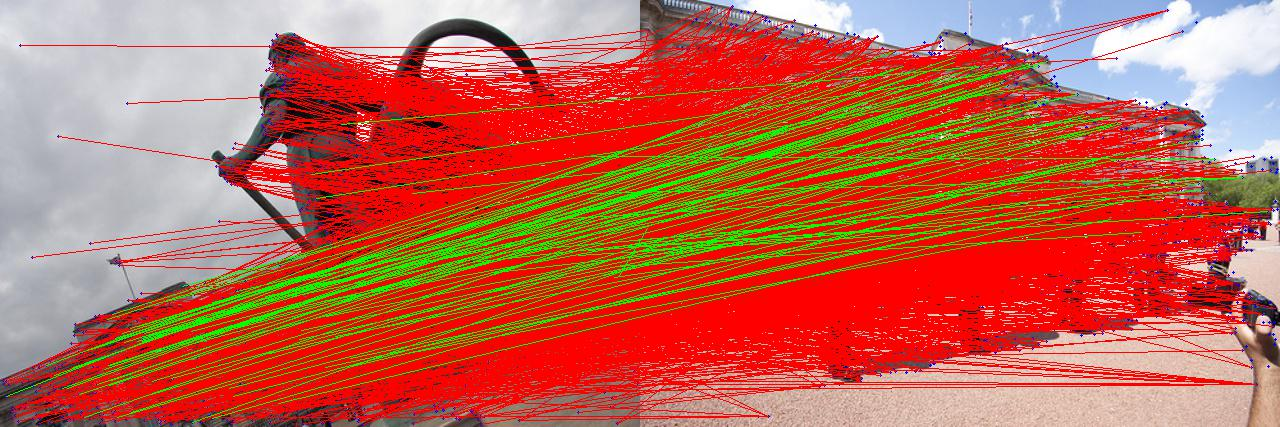
#> input picture images/input-1.jpg, 1280 x 427 px
$ python -i base_utils.py   (imports and definitions only)   (older library calls are emulated)
#> lines starting #> are read from the running program, lines starting #| are printed output that depends on the picture
#> further down, picture is the input picture: shape (427, 1280, 3); mean B, G, R 83.6, 103.5, 190.2
import os

import cv2
import h5py

import numpy as np
import pickle

import yaml
from skimage.io import imread

#######################io#########################################
def read_pickle(pkl_path):
    with open(pkl_path, 'rb') as f:
        return pickle.load(f)

# [65 lines left out: functions save_pickle, mask_zbuffer_to_pts, mask_depth_to_pts, read_render_zbuffer, zbuffer_to_depth, project_points and 2 more, not called in this run]

def tensor_to_image(tensor):
    return (tensor * 128 + 127).astype(np.uint8).transpose(1,2,0)

def equal_hist(img):
    if len(img.shape)==3:
        img0=cv2.equalizeHist(img[:,:,0])
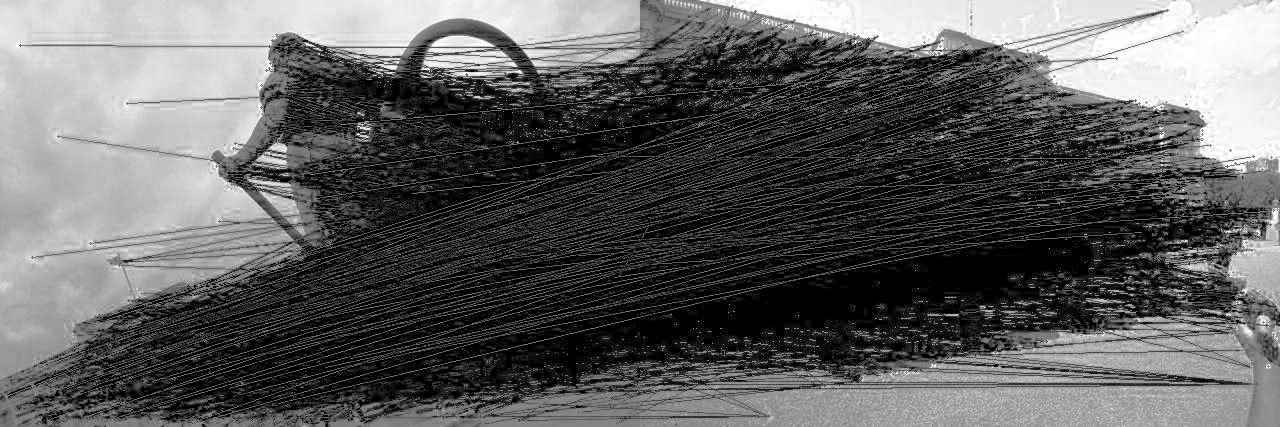
#> img0: shape (427, 1280); min 0, max 255, mean 96.2
        img1=cv2.equalizeHist(img[:,:,1])
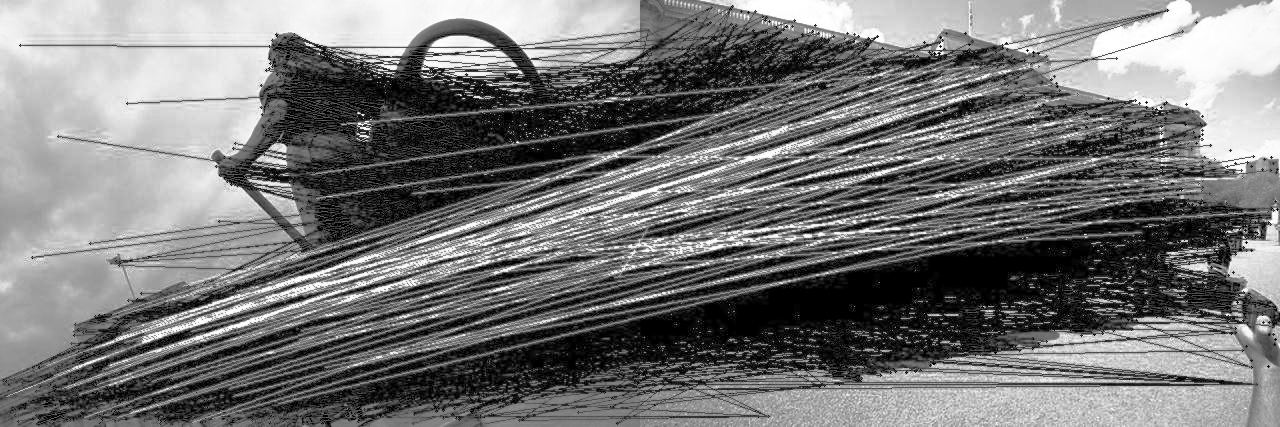
#> img1: shape (427, 1280); min 0, max 255, mean 118.4
        img2=cv2.equalizeHist(img[:,:,2])
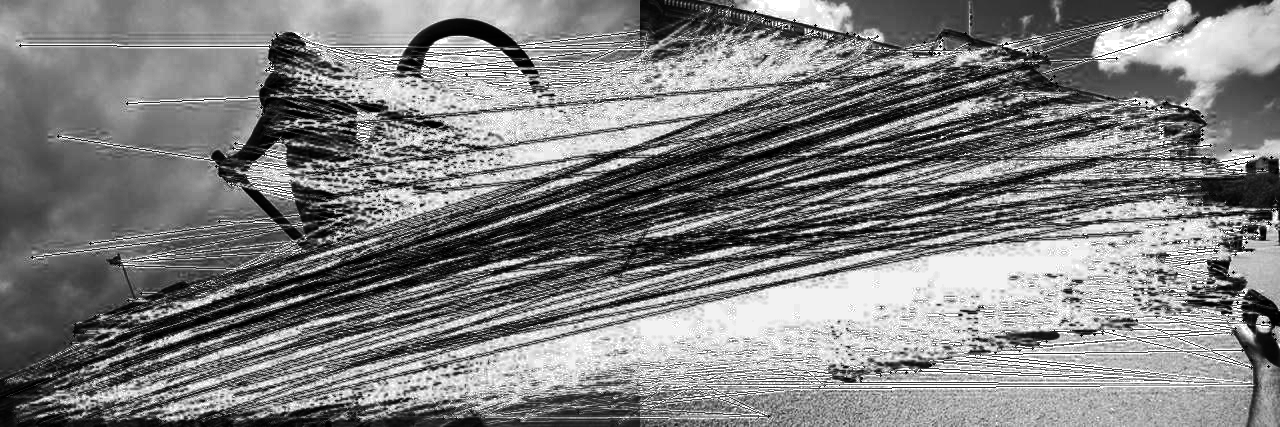
#> img2: shape (427, 1280); min 0, max 255, mean 128.5
        img=np.concatenate([img0[...,None],img1[...,None],img2[...,None]],2)
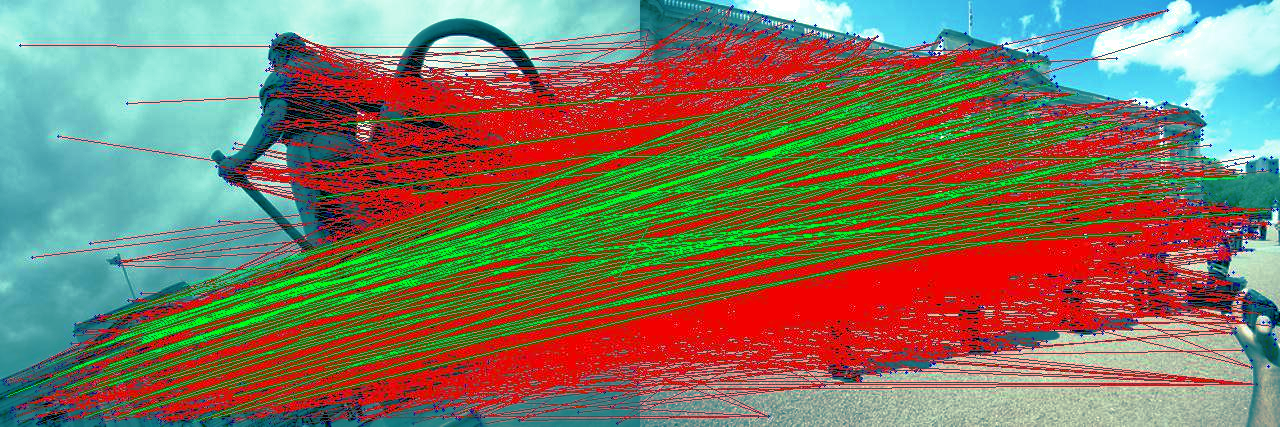
#> img: shape (427, 1280, 3); mean of channels 0, 1, 2 96.2, 118.4, 128.5; drawn as B, G, R
    else:
        img=cv2.equalizeHist(img)
    return img

# [45 lines left out: functions resize_large_image, resize_small_image, round_coordinates, get_img_patch, perspective_transform, not called in this run]

def get_rot_m(angle):
    return np.asarray([[np.cos(angle), -np.sin(angle)], [np.sin(angle), np.cos(angle)]], np.float32) # rn+1,3,3

def get_rot_m_batch(angle):
    return np.asarray([[np.cos(angle), -np.sin(angle)], [np.sin(angle), np.cos(angle)]], np.float32).transpose([2,0,1])

# [34 lines left out: functions compute_F, compute_angle, load_h5, save_h5, not called in this run]

def pts_to_hpts(pts):
    return np.concatenate([pts,np.ones([pts.shape[0],1])],1)

def hpts_to_pts(hpts):
    return hpts[:,:2]/hpts[:,2:]

# [39 lines left out: functions np_skew_symmetric, point_line_dist, epipolar_distance, not called in this run]

def epipolar_distance_mean(x0, x1, F):
    return np.mean(np.stack(epipolar_distance(x0,x1,F),1),1)

# [18 lines left out: functions compute_dR_dt, compute_precision_recall_np, not called in this run]


def load_cfg(path):
    with open(path, 'r') as f:
        return yaml.load(f, Loader=yaml.FullLoader)

def get_stem(path,suffix_len=5):
    return os.path.basename(path)[:-suffix_len]

def load_component(component_func,component_cfg_fn):
    component_cfg=load_cfg(component_cfg_fn)
    return component_func[component_cfg['type']](component_cfg)

# [12 lines left out: function get_pixel_val, not called in this run]

>>> import cv2
>>> picture = cv2.imread('../images/input-1.jpg')
>>> result = equal_hist(picture)

$ run again, on images/input-3.jpg
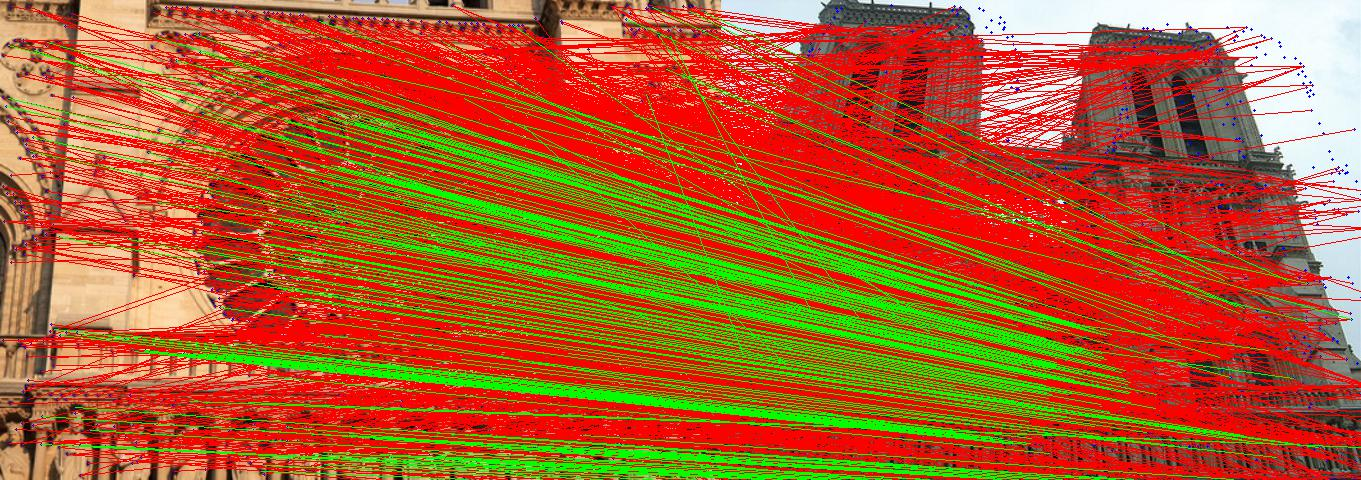
#> input picture images/input-3.jpg, 1361 x 480 px
#> picture is the input picture: shape (480, 1361, 3); mean B, G, R 47.1, 94, 172.7
#> in equal_hist, `img2=cv2.equalizeHist(img[:,:,2])`:
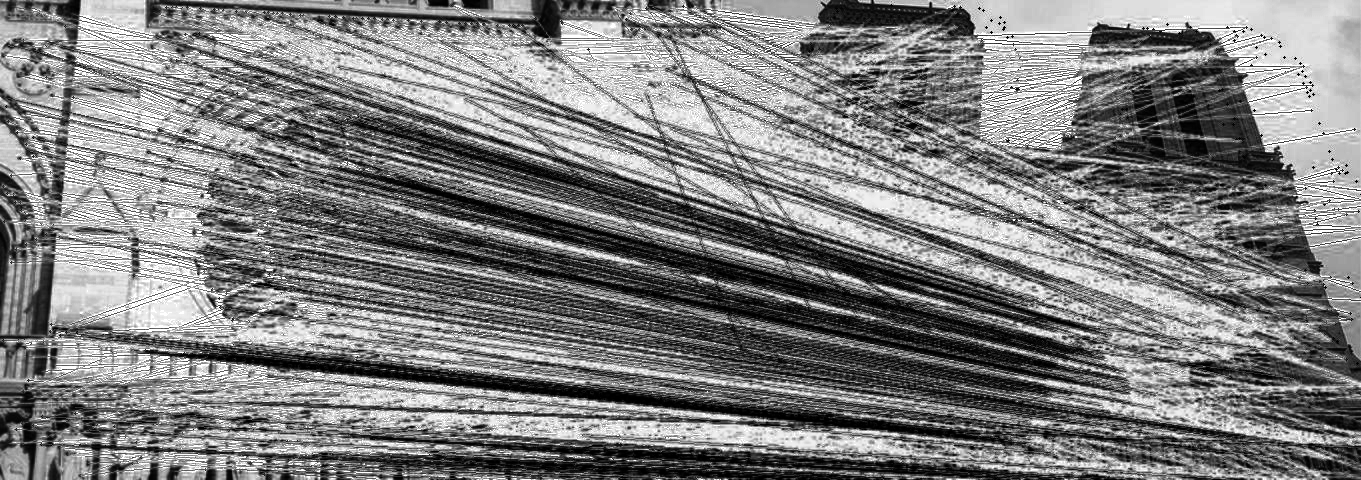
#> img2: shape (480, 1361); min 0, max 255, mean 127.5
#> in equal_hist, `img=np.concatenate([img0[...,None],img1[...,None],img2[...,None]],2)`:
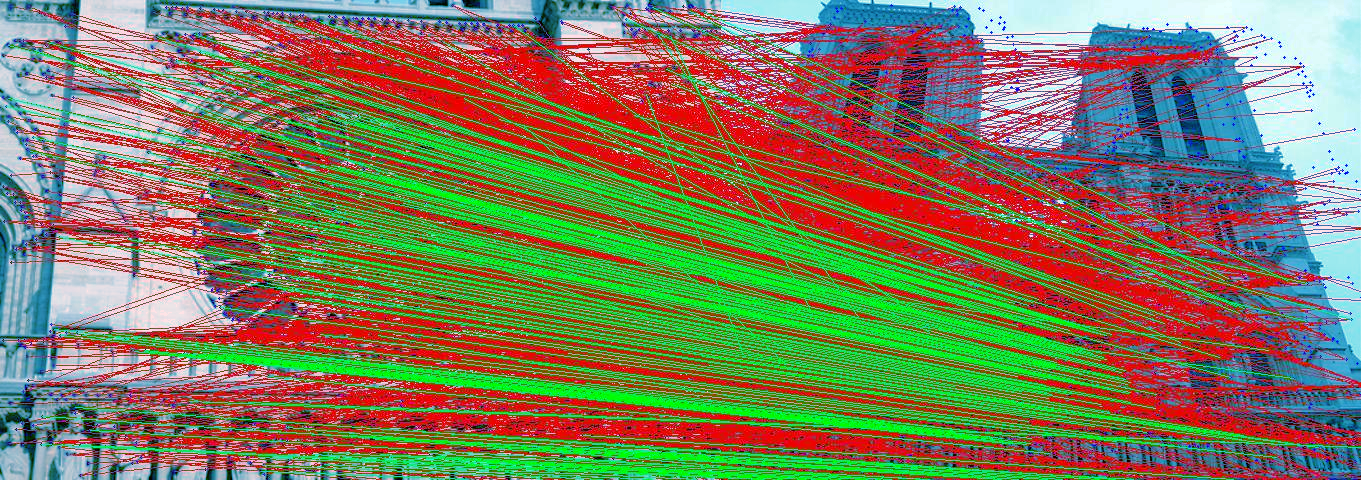
#> img: shape (480, 1361, 3); mean of channels 0, 1, 2 92.4, 122.6, 127.5; drawn as B, G, R

$ run again, on images/input-4.jpg
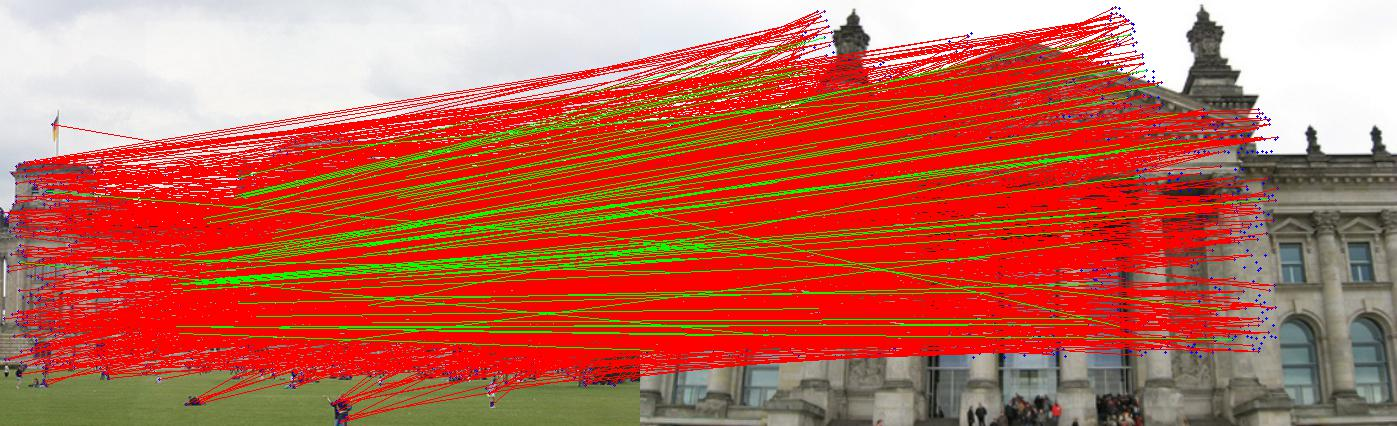
#> input picture images/input-4.jpg, 1397 x 426 px
#> picture is the input picture: shape (426, 1397, 3); mean B, G, R 84.3, 104.5, 190.2
#> in equal_hist, `img2=cv2.equalizeHist(img[:,:,2])`:
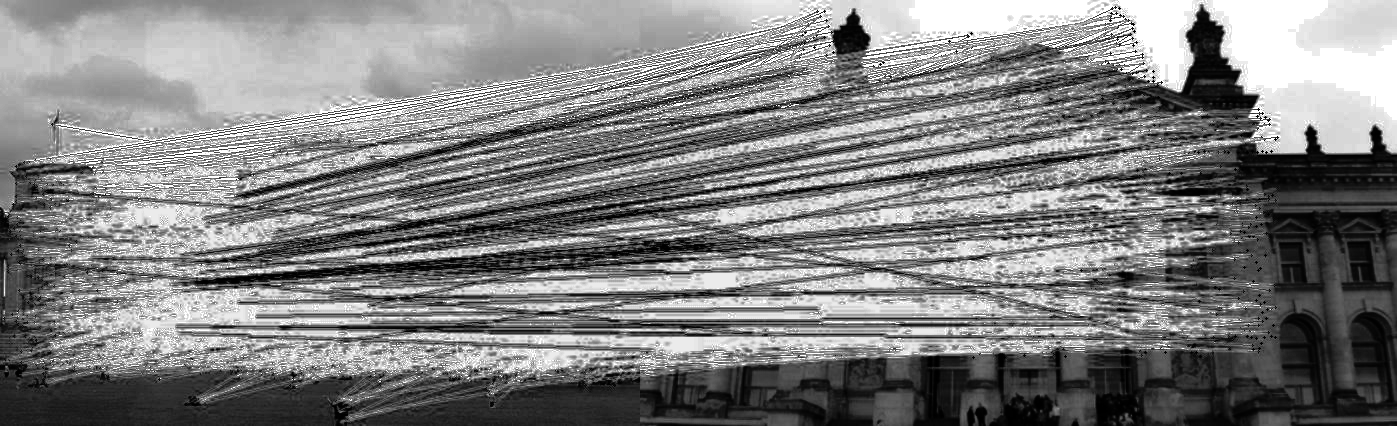
#> img2: shape (426, 1397); min 0, max 255, mean 129.1
#> in equal_hist, `img=np.concatenate([img0[...,None],img1[...,None],img2[...,None]],2)`:
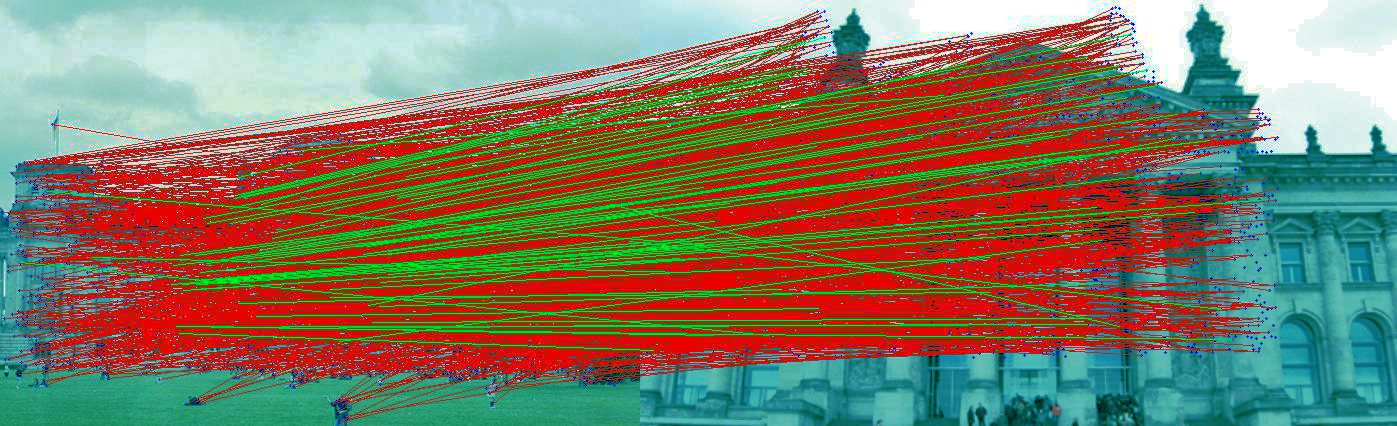
#> img: shape (426, 1397, 3); mean of channels 0, 1, 2 98.9, 121.6, 129.1; drawn as B, G, R
